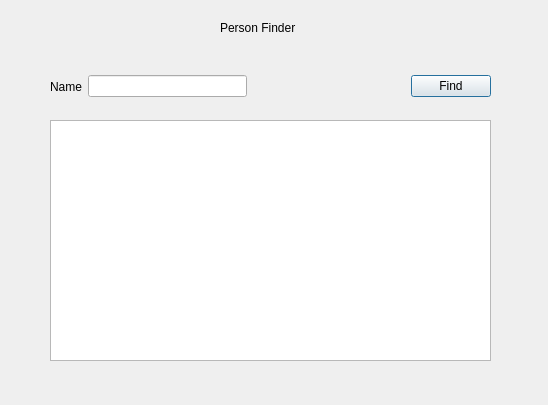
<?xml version="1.0" encoding="UTF-8"?>
<ui version="4.0">
 <class>findtperson</class>
 <widget class="QDialog" name="findtperson">
  <property name="geometry">
   <rect>
    <x>0</x>
    <y>0</y>
    <width>548</width>
    <height>405</height>
   </rect>
  </property>
  <property name="windowTitle">
   <string>find Person</string>
  </property>
  <widget class="QLabel" name="label">
   <property name="geometry">
    <rect>
     <x>220</x>
     <y>20</y>
     <width>91</width>
     <height>16</height>
    </rect>
   </property>
   <property name="text">
    <string>Person Finder</string>
   </property>
  </widget>
  <widget class="QLabel" name="label_3">
   <property name="geometry">
    <rect>
     <x>60</x>
     <y>100</y>
     <width>58</width>
     <height>16</height>
    </rect>
   </property>
   <property name="text">
    <string/>
   </property>
  </widget>
  <widget class="QWidget" name="layoutWidget">
   <property name="geometry">
    <rect>
     <x>50</x>
     <y>70</y>
     <width>441</width>
     <height>33</height>
    </rect>
   </property>
   <layout class="QHBoxLayout" name="horizontalLayout">
    <item>
     <widget class="QLabel" name="label_2">
      <property name="text">
       <string>Name</string>
      </property>
     </widget>
    </item>
    <item>
     <widget class="QLineEdit" name="txtName"/>
    </item>
    <item>
     <spacer name="horizontalSpacer">
      <property name="orientation">
       <enum>Qt::Horizontal</enum>
      </property>
      <property name="sizeHint" stdset="0">
       <size>
        <width>40</width>
        <height>20</height>
       </size>
      </property>
     </spacer>
    </item>
    <item>
     <widget class="QPushButton" name="btnFind">
      <property name="text">
       <string>Find</string>
      </property>
     </widget>
    </item>
   </layout>
  </widget>
  <widget class="QTableView" name="tableView">
   <property name="geometry">
    <rect>
     <x>50</x>
     <y>120</y>
     <width>441</width>
     <height>241</height>
    </rect>
   </property>
  </widget>
 </widget>
 <resources/>
 <connections/>
</ui>
